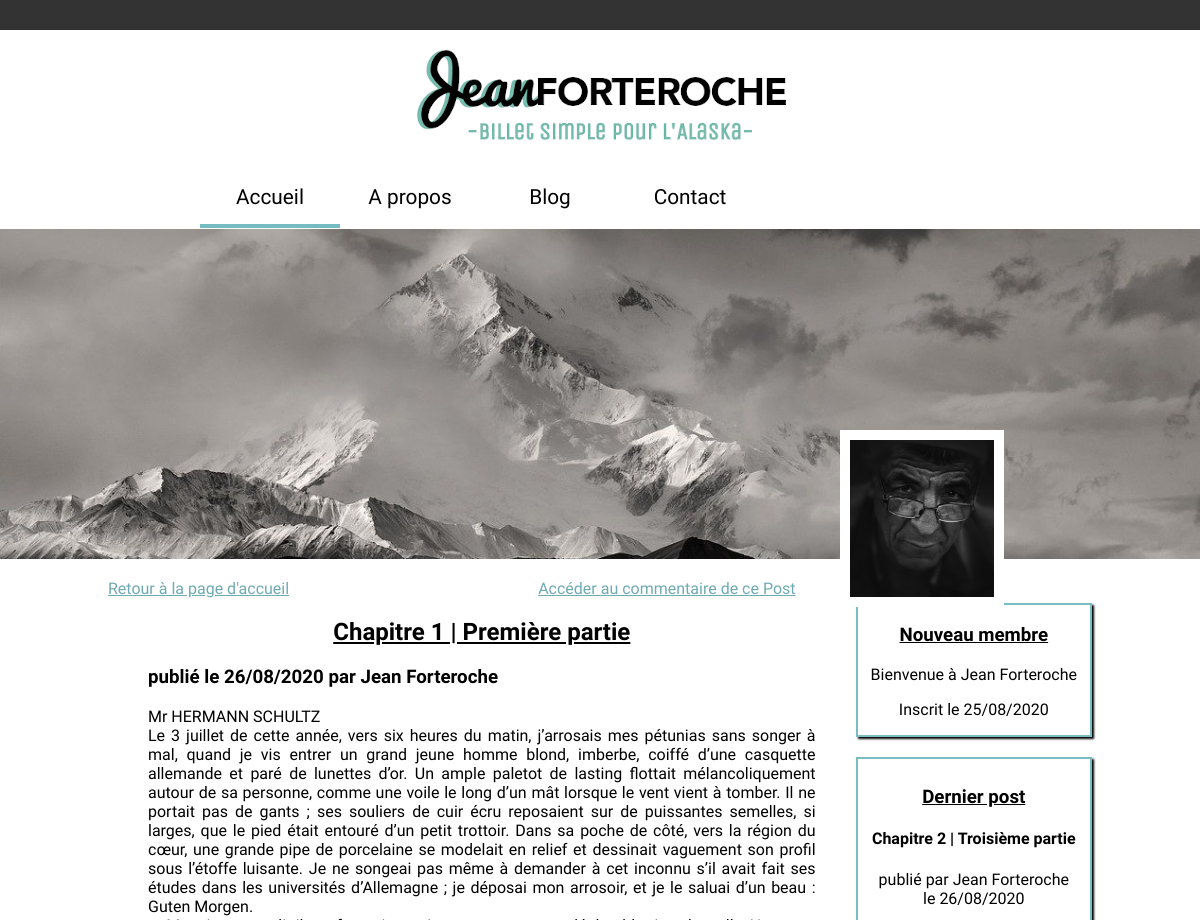
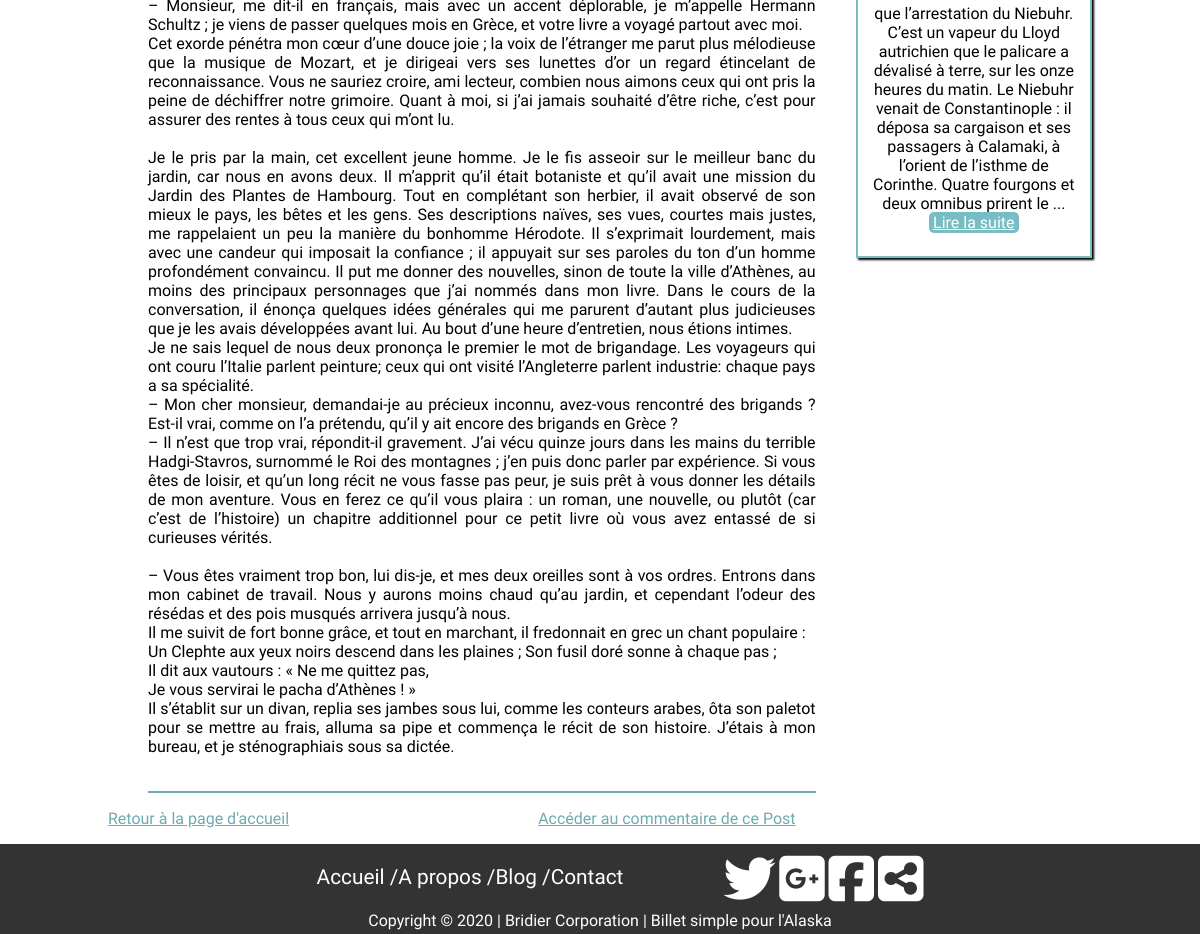
The app's page /index.php?action=post&id=3 with its own data (2 pictures, top to bottom).
### tables this page shows
CREATE TABLE `posts` (
  `id` int(11) NOT NULL,
  `author` varchar(255) NOT NULL,
  `title` varchar(255) NOT NULL,
  `content` text NOT NULL,
  `date_creation` datetime NOT NULL DEFAULT CURRENT_TIMESTAMP
);

CREATE TABLE `users` (
  `id` int(11) NOT NULL,
  `id_status` int(11) NOT NULL,
  `firstName` varchar(255) NOT NULL,
  `lastName` varchar(255) NOT NULL,
  `pseudo` varchar(255) NOT NULL,
  `password` varchar(255) NOT NULL,
  `mail` varchar(255) NOT NULL,
  `date_inscription` datetime NOT NULL DEFAULT CURRENT_TIMESTAMP
);

### controller/controller.php (called while the page is built, shortened)
<?php
require_once('model/postManager.php');
require_once('model/userManager.php');
function post($id)
{
    require('rightBlockController.php');
    $getPost = $postManager->getPost($id);
    require('view/postView.php');
}

### model/postManager.php (called while the page is built, shortened)
<?php
class PostManager extends Manager
{
    public function lastPost()
    {
        $db = $this->dbConnect();
        $req = $db->query('SELECT id,author, title, LEFT( content, 300 ) AS content, DATE_FORMAT(date_creation, \'%d/%m/%Y\') AS date_creation FROM posts ORDER BY id DESC LIMIT 1');
        $lastPost = $req->fetch();
        return $lastPost;
    }
    public function getPost($id)
    {
        $db = $this->dbConnect();
        $req = $db->prepare('SELECT id,author, title, content, DATE_FORMAT(date_creation, \'%d/%m/%Y\') AS date_creation FROM posts WHERE id = ?');
        $req->execute(array($id));
        $getPost = $req->fetch();
        return $getPost;
    }
}

### model/userManager.php (called while the page is built, shortened)
<?php
class UserManager extends Manager
{
    public function getLastUser()
    {
        $db = $this->dbConnect();
        $req = $db->query('SELECT id, pseudo, DATE_FORMAT(date_inscription, \'%d/%m/%Y\') AS date_inscirption FROM users ORDER BY id DESC
        LIMIT 1');
        $lastUser = $req->fetch();
        return $lastUser;
    }
}

### controller/rightBlockController.php (called while the page is built)
<?php
$postManager = new PostManager();
$userManager = new UserManager();
$lastUser = $userManager->getLastUser();
$lastPost = $postManager->lastPost();

### view/postView.php (the view, shortened to what this page needs)
<p class="homePage">
    <a href="index.php">Retour à la page d'accueil</a>
    <a href="index.php?action=comments&amp;id=<?=$getPost['id']?>#ancre" class="linkPrevious">Accéder au commentaire de ce Post</a>
</p>
<article class="leftBlock">
    <h2><?=htmlspecialchars($getPost['title'])?></h2>
    <h3>publié le <?=htmlspecialchars($getPost['date_creation'])?> par <?=$getPost['author']?></h3>
    <p>
        <?=nl2br(htmlspecialchars($getPost['content']))?>
    </p>
    <br/>
</article>
<p class="homePage">
    <a href="index.php">Retour à la page d'accueil</a>
    <a href="index.php?action=comments&amp;id=<?=$getPost['id']?>#ancre" class="linkPrevious">Accéder au commentaire de ce Post</a>
</p>
<?php $content = ob_get_clean(); ?>
<?php require('template.php'); ?>

### view/template.php (shortened to what this page needs)
<!DOCTYPE html>
<html>
    <head>
        <link href="public/css/style.css" rel="stylesheet" />
    </head>
    <body>
        <header>
            <div class="headband"></div>
            <p class="logo"><img src="public/img/logo_400.png" alt="logo de Jean"></p>
            <nav>
                <ul class="menu">
                    <li class="buttonMenu accueil"><a href="index.php">Accueil</a></li>
                    <li class="buttonMenu a_propos"><a href="index.php?action=about#ancre">A propos</a></li>
                    <li class="buttonMenu blog"><a href="index.php?action=blog#ancre">Blog</a></li>
                    <li class="buttonMenu contact"><a href="">Contact</a></li>
                </ul>
            </nav>
        </header>
        <div class="divider"></div>
        <div class="banniere">
            <img src="public/img/banniere.jpg" alt="paysage Alaska" class="paysage">
            <img src="public/img/jean_f.jpg" alt="Portrait de Jean Forteroche" class="portrait">
        </div>
        <div class="blockInvisible" id="ancre"></div>
        <section class="section">
            <section class="leftSection">
                <?= $content ?>
            </section>
            <section class="rightSection">
                <article class="lastUser">
                    <h3>Nouveau membre</h3>
                    <p>Bienvenue à <?=htmlspecialchars($lastUser['pseudo'])?></p>
                    <p>Inscrit le <?=htmlspecialchars($lastUser['date_inscirption'])?></p>
                </article>
                <article class="lastPost">
                    <h3>Dernier post</h3>
                    <h4><?=htmlspecialchars($lastPost['title'])?></h4>
                    <p>publié par <?=htmlspecialchars($lastPost['author'])?><br /> le <?=htmlspecialchars($lastPost['date_creation'])?></p>
                    <p>
                        <?=htmlspecialchars($lastPost['content'])?>
                        ... <a href="index.php?action=post&amp;id=<?=$lastPost['id']?>#ancre" class="readMore">Lire la suite</a>
                    </p>
                </article>
            </section>
        </section>
        <footer>
            <div class="footer_block">
                <ul class="footer_menu">
                    <li><a href="">Accueil / </a></li>
                    <li><a href="">A propos / </a></li>
                    <li><a href="">Blog / </a></li>
                    <li><a href="">Contact</a></li>
                </ul>
                <ul class="footer_social_network">
                    <li><a href=""><i class="fab fa-twitter"></i></a></li>
                    <li><a href=""><i class="fab fa-google-plus-square"></i></a></li>
                    <li><a href=""><i class="fab fa-facebook-square"></i></a></li>
                    <li><a href=""><i class="fas fa-share-alt-square"></i></a></li>
                </ul>
            </div>
            <p class='copyright'>Copyright © 2020 | Bridier Corporation | Billet simple pour l'Alaska </p>
        </footer>
    </body>
</html>

### public/css/style.css (style rules this page uses)
body { margin:0; font-family: 'Unica One', cursive; }
.headband { height: 30px; background-color: rgb(51, 51, 51); }
header { position: fixed; width: 100%; background-color: white; z-index: 1; }
.divider { height: 229px;; }
.blockInvisible { font-family: 'Unica One', cursive; height: 229px; width: 100%; position: absolute; top: 396px; }
.logo { text-align: center; margin: 0px; }
.menu { margin:auto; display: flex; justify-content: flex-start; width: 70%; }
.buttonMenu { width: 110px; padding: 15px; text-align: center; list-style: none; }
.menu a, footer a { text-decoration:none; color:black; font-size: 1.3em; font-family: 'Unica One', cursive; }
.accueil { border-bottom: 4px solid rgb(118, 188, 195); }
.banniere { position: relative; }
.paysage { width: 100%; }
.portrait { position: absolute; top: 60%; left: 70%; width: 12%; padding:10px; background-color: white; position: absolute; }
footer { background-color: rgb(51, 51, 51); height: 90px; }
footer ul { text-align: center; list-style: none; }
footer a, .copyright { color: white; }
.footer_block { display: flex; justify-content: center; align-items: center; }
.footer_menu { display: flex; margin:0px; }
.footer_social_network { display: flex; font-size: 2.5em; justify-content: space-between; padding: 6px 0px 0px 100px; width: 200px; margin:0px; }
.copyright { margin:0px; text-align: center; font-family: 'Unica One', cursive; }
.section { width:82%; margin: auto; display: flex; justify-content: space-between; }
.leftSection { width: 80%; }
.leftSection h2, .rightSection h3 { text-decoration: underline; }
.rightSection { width: 249px; margin-top: 40px; text-align: center; }
.lastUser { height: 130px; }
.lastPost { margin-top: 20px; padding: 8px;; }
.lastUser, .lastPost { box-shadow: 2px 2px 2Px black; border: 2px solid rgb(120, 189, 196); }
.leftSection h2 { text-align: center; }
.readMore { padding: 1px 4Px; background-color: rgb(120, 189, 196); color: white; border-radius: 5px;; }
.leftBlock { text-align: justify; margin: 0px 40px; border-bottom : 2px solid rgb(109, 170, 177); }
.homePage a { color: rgb(109, 170, 177); }
.linkPrevious { float: right; margin-right: 60px; }

### records on screen
posts: title "Chapitre 1 | Première partie", author "Jean Forteroche", content "Mr HERMANN SCHULTZ Le 3 juillet de cette année, vers six heures du matin, j’arrosais mes pétunias sans songer à mal, quand je vis entrer un grand jeune homme blond, imberbe, coiffé d’une casquette allemande et paré de lunettes d’or. Un ample paletot de lasting flottait mélancoliquement autour de sa personne, comme une voile le long d’un mât lorsque le vent vient à tomber. Il ne portait pas de gants ; ses souliers de cuir écru reposaient sur de puissantes semelles, si larges, que le pied était entouré d’un petit trottoir. Dans sa poche de côté, vers la région du cœur, une grande pipe de porcelaine se modelait en relief et dessinait vaguement son profil sous l’étoffe luisante. Je ne songeai…"
users: pseudo "Jean Forteroche"
posts: title "Chapitre 2 | Troisième partie", author "Jean Forteroche"

### other values on screen
$getPost['date_creation'] "26/08/2020"
$lastUser['date_inscirption'] "25/08/2020"
$lastPost['date_creation'] "26/08/2020"
